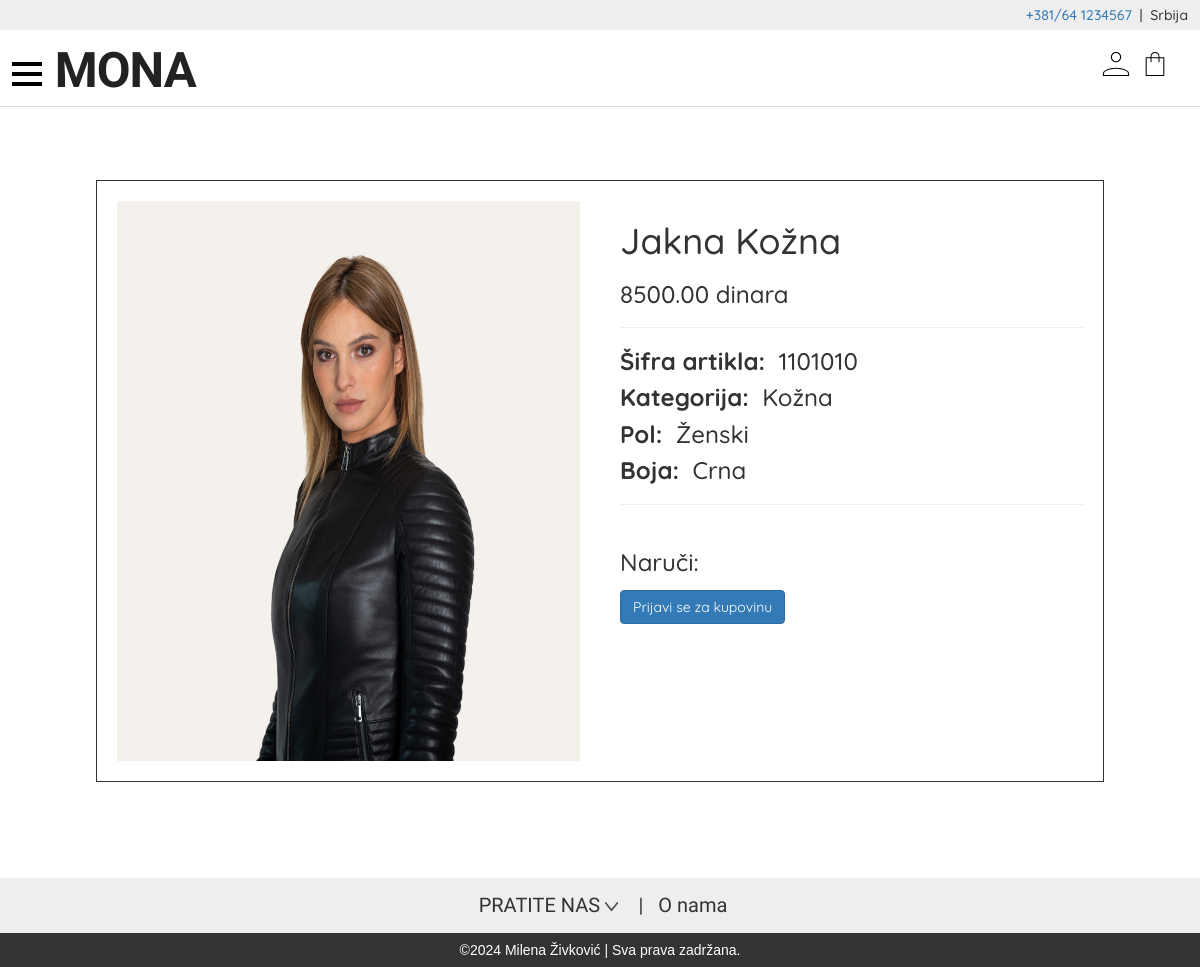
Page /proizvod.php?imeProizvoda=Jakna+Kožna on the committed database.
### tables this page shows
CREATE TABLE `proizvod` (
  `id` int(11) NOT NULL,
  `cenaProizvoda` int(50) NOT NULL,
  `imeProizvoda` varchar(255) NOT NULL,
  `sifra` int(50) NOT NULL,
  `kategorija` varchar(50) NOT NULL,
  `pol` varchar(50) NOT NULL,
  `boja` varchar(50) NOT NULL,
  `slika` varchar(255) NOT NULL,
  `tipProizvoda` varchar(255) NOT NULL
);

### skripte/funkcije.php (called while the page is built, shortened)
<?php
    function konektujBazu()
    {
        $server = "localhost";
        $korisnickoIme = "root";
        $password ="";
        $bazaPodataka ="monaBaza";
        $konekcija = new mysqli($server,$korisnickoIme,$password,$bazaPodataka);
        return $konekcija;
    }
    function getProizvodPoImenu($imeProizvoda)
    {
        $konekcija = konektujBazu();
        $poziv = $konekcija->prepare("SELECT * FROM proizvod WHERE imeProizvoda = ?");
        $poziv->bind_param("s", $imeProizvoda);
        $poziv->execute();
        $rezultat = $poziv->get_result();
        if ($rezultat->num_rows > 0) {
            return $rezultat->fetch_assoc();
        } else {
            return null;
        }
    }

### proizvod.php (the view, shortened to what this page needs)
<?php require "skripte/funkcije.php" ?>
<?php
$proizvod = null;
    if (isset($_GET['imeProizvoda'])) {
        $imeProizvoda = urldecode($_GET['imeProizvoda']);
        $proizvod = getProizvodPoImenu($imeProizvoda);
    }
?>
<!DOCTYPE html>
<html lang="srb">
<head>
    <link rel="stylesheet" href="https://maxcdn.bootstrapcdn.com/bootstrap/3.3.7/css/bootstrap.min.css">
    <link rel="stylesheet" href="css/glavni.css">
    <link rel="stylesheet" href="css/fonts.css">
    <link rel="stylesheet" href="css/profil.css">
    <link rel="stylesheet" href="css/proizvod.css">
</head>
<body>
<?php include 'includes/navigacija.php';?>
    <div class="profilCeo">
    <div class="korisnikProfil">
        <img src="<?php echo "{$proizvod['slika']}"; ?>" alt="" class="slikaProizvoda">
    </div>
    <div class="korisnikProfil">
        <h1><?php echo htmlspecialchars($proizvod['imeProizvoda']); ?></h1>
        <h3><?php echo htmlspecialchars($proizvod['cenaProizvoda']); ?>.00 dinara
        <hr>
        <p><strong>Šifra artikla:&nbsp </strong><?php echo htmlspecialchars($proizvod['sifra']); ?></p>
        <p><strong>Kategorija:&nbsp </strong><?php echo htmlspecialchars($proizvod['kategorija']); ?></p>
        <p><strong>Pol:&nbsp </strong><?php echo htmlspecialchars($proizvod['pol']); ?></p>
        <p><strong>Boja:&nbsp </strong><?php echo htmlspecialchars($proizvod['boja']); ?></p>
        <hr>
        <h3>Naruči:</h3>
        <?php   if(isset($_SESSION['korisnikID'])): ?>
    <form method="post" action="">
        <label for="kolicina">Količina:</label>
        <input type="number" id="kolicina" name="kolicina" value="1" min="1" max="99" placeholder="Količina:" required>
        <input type="hidden" name="idProizvoda" value="<?php echo htmlspecialchars($proizvod['id']); ?>">
        <input type="hidden" name="imeProizvoda" value="<?php echo htmlspecialchars($proizvod['imeProizvoda']); ?>">
        <input type="hidden" name="cenaProizvoda" value="<?php echo htmlspecialchars($proizvod['cenaProizvoda']); ?>">
        <button type="submit" name="uKorpuDodaj" class="naruci">Dodaj u korpu</button>
        <?php else: ?>
        <a href="login.php" class="btn btn-primary"name="uKorpuDodaj" class="naruci">Prijavi se za kupovinu</a>
        <?php endif; ?>
    </div>
    </div>
    <?php include 'includes/footerDole.php';?>
</body>
</html>

### css/glavni.css (style rules this page uses)
:root { --quickFont: Quicksand; --opensansFont: "Alata", sans-serif; --lexendFont: Lexend; }
body { display: flex; flex-direction: column; }
body { margin: 0; padding: 0; font-family: Arial, sans-serif; }

### css/profil.css (style rules this page uses)
.profilCeo { margin: 8%; border: 1px solid #333; display: flex; flex-direction: row; flex-wrap: wrap; }
.korisnikProfil { font-family: var(--quickFont); padding: 2% 2%; width: 50%; }
.korisnikProfil h3 { padding-bottom: 1%; }
@media (min-width:800px) and (max-width: 1500px) { .profilCeo { margin-top: 15%; } }

### css/proizvod.css (style rules this page uses)
.slikaProizvoda { width: 100%; height: 70vh; }

### rows in the picture
proizvod: slika (picture), imeProizvoda "Jakna Kožna", cenaProizvoda "8500", sifra "1101010", kategorija "Kožna", pol "Ženski", boja "Crna"
